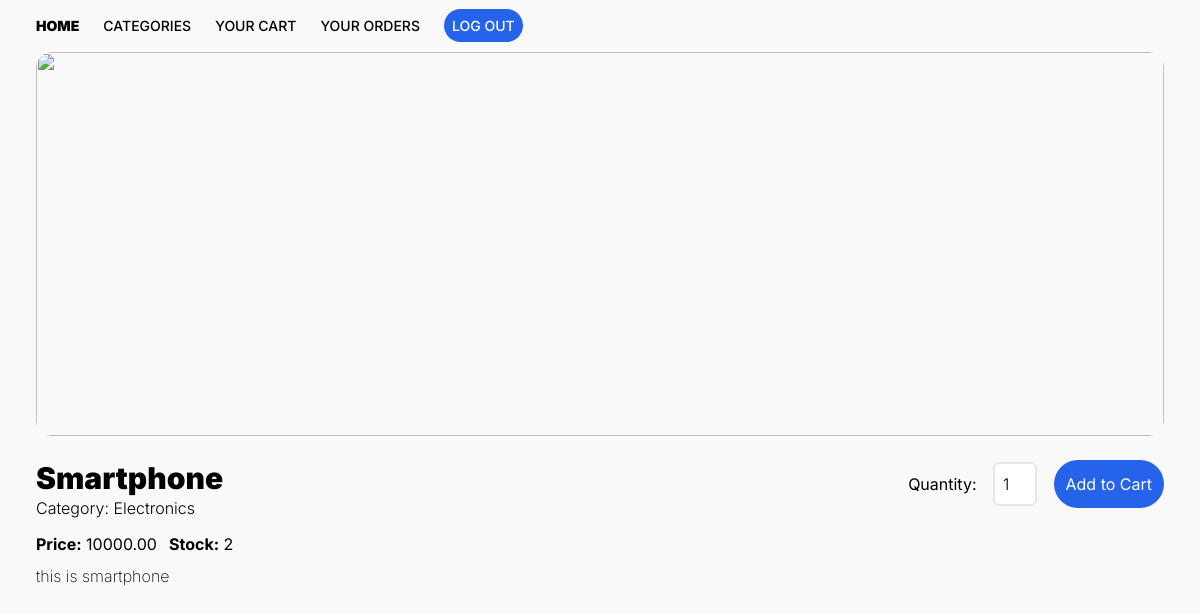
/app/1, run on an earlier commit of the app's database.
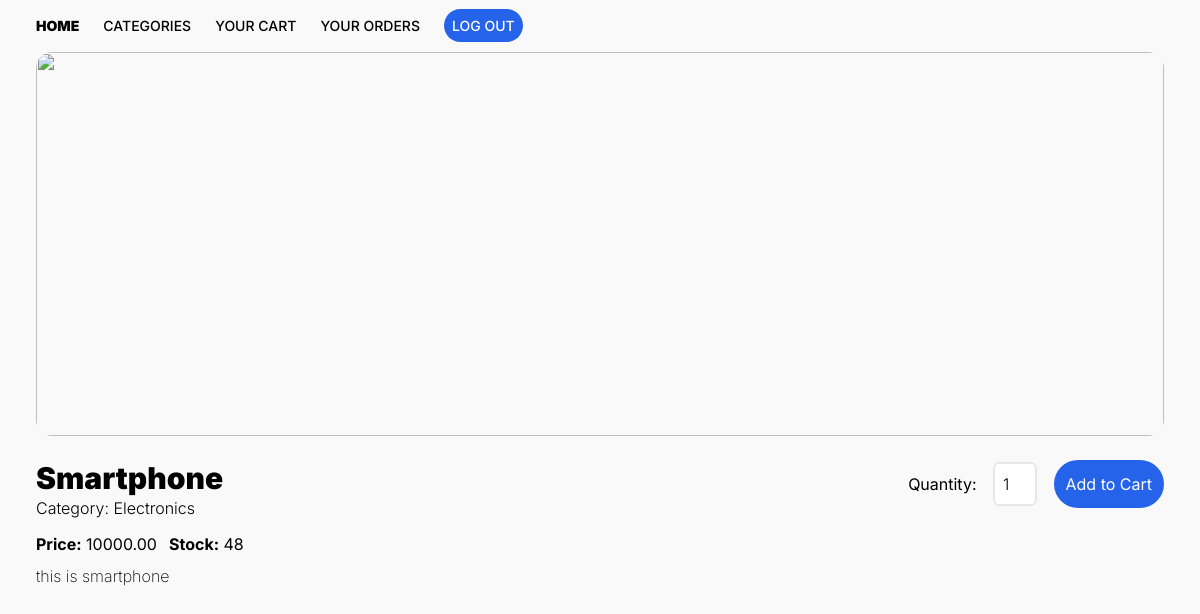
And on a later commit of the database.
### app/models.py (models this page shows, shortened)
class Product(models.Model):
    name = models.CharField(max_length=255)
    description = models.TextField()
    price = models.DecimalField(max_digits=10, decimal_places=2)
    quantity_available = models.IntegerField()
    category = models.ForeignKey(Category, on_delete=models.CASCADE)

class Category(models.Model):
    name = models.CharField(max_length=100)
    description = models.TextField()

### app/views.py (the view)
# urls.py: path("<int:product_id>", views.product, name="product"),
def product(request, product_id):
    product = Product.objects.get(pk=product_id)
    return render(request, "app/product.html", {
        "product": product,
    })

### app/templates/app/product.html (shortened to what this page needs)
{% extends "app/layout.html" %}
{% block body %}
    <div>
        <nav>
            <ul class="flex justify-start py-4 text-sm font-medium uppercase">
                <li class="px-3 font-black"><a href="{% url 'app' %}">Home</a></li>
                <li class="px-3"><a href="">Categories</a></li>
                <li class="px-3"><a href="{% url 'view_cart' %}">Your Cart</a></li>
                <li class="px-3"><a href="{% url 'view_order' %}">Your Orders</a></li>
                <li class="px-3">
                    <a href="{% url 'logout' %}" class="bg-blue-600 text-white p-2 rounded-3xl">Log out</a>
                </li>
            </ul>
        </nav>
        <div class="px-3">
            <div class="pb-3">
                <img class="object-cover rounded-2xl w-full h-96" src="https://images.pexels.com/photos/7974/pexels-photo.jpg?auto=compress&cs=tinysrgb&w=1260&h=750&dpr=2">
            </div>
            <div class="pt-3">
                <div class="flex justify-between">
                    <div>
                        <h1 class="text-3xl font-black">{{ product.name }}</h1>
                        <div class="text-md pt-0 font-light">Category: {{ product.category.name }}</div>
                    </div>
                    <div>
                        <form action="{% url 'add_to_cart' product.id %}" method="post">
                            <label for="quantity">Quantity:</label>
                            <input type="number" id="quantity" name="quantity" value="1" min="1" class="w-11 font-light rounded-md mx-3 p-2 border-2">
                            <input type="submit" class="bg-blue-600 p-3 rounded-3xl text-white" value="Add to Cart">
                        </form>
                    </div>
                </div>
                <div class="pt-3 flex justify-start">
                    <div><b>Price:</b> {{ product.price }}</div>
                    <div class="px-3"><b>Stock:</b> {{ product.quantity_available }}</div>
                </div>
                <div class="pt-2 font-extralight">{{ product.description }}</div>
            </div>
        </div>
    </div>
{% endblock %}

What changed in the data, as far as the page shows it:
changed Product "Smartphone": quantity_available "2" → "48"
